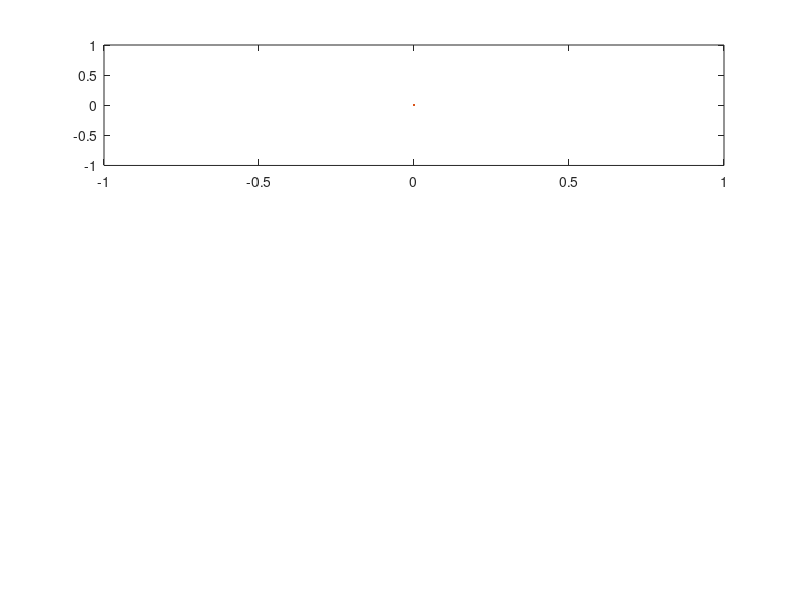

Reproduce this figure in MATLAB. (Note: this script raises an error after producing the figure.)
function output_data = RunRobot()
%     % RETRIEVING OPTIMAL TRAJECTORIES
%     Nz = 18; % time horizon
     q_data = load('./data/optimal_angles.mat');
     optimal_q = q_data.optimal_angles;
     dq_data = load('./data/optimal_angular_velocities.mat');
     optimal_dq = dq_data.optimal_angular_velocities;
     torque_data = load('./data/optimal_torques.mat');
     optimal_torques = torque_data.optimal_torques;


    % INITIALIZING PLOTS
    figure(1); clf; % Angles plots
    a3 = subplot(311)
    h3 = plot(0,0,0,0);
    h3(1).XData = [];
    h3(2).XData = [];
    h3(1).YData = [];
    h3(2).YData = [];
    ylabel('q2 [rad]');
    legend('True $q_2$', 'Desired $q_2$', 'Interpreter', 'latex', 'FontSize', 14);
    title('Hip angle');

    a4 = subplot(312)
    h4 = plot(0,0,0,0);
    h4(1).XData = [];
    h4(2).XData = [];
    h4(1).YData = [];
    h4(2).YData = [];
    ylabel('q3 [rad]');
    legend('True $q_3$', 'Desired $q_3$', 'Interpreter', 'latex', 'FontSize', 14);
    title('Knee angle');

    a5 = subplot(313)
    h5 = plot(0,0,0,0);
    h5(1).XData = [];
    h5(2).XData = [];
    h5(1).YData = [];
    h5(2).YData = [];
    ylabel('q4 [rad]');
    legend('True $q_4$', 'Desired $q_4$', 'Interpreter', 'latex','FontSize', 14);
    title('Shoulder angle');


    figure(2); clf; % Torque plots
    a6 = subplot(311)
    h6 = plot(0,0);
    h6.XData = [];
    h6.YData = [];
    ylabel('$\tau_2$ [Nm]', 'Interpreter', 'latex', 'FontSize', 14);
    legend('True $\tau_2$', 'Interpreter', 'latex', 'FontSize', 14);
    title('Hip torque');

    a7 = subplot(312)
    h7 = plot(0,0);
    h7.XData = [];
    h7.YData = [];
    ylabel('$\tau_3$ [Nm]', 'Interpreter', 'latex', 'FontSize', 14);
    legend('True $\tau_3$', 'Desired $\tau_3$', 'Interpreter', 'latex', 'FontSize', 14);
    title('Knee torque');

    a8 = subplot(313)
    h8 = plot(0,0);
    h8.XData = [];
    h8.YData = [];
    ylabel('$\tau_4$ [Nm]', 'Interpreter', 'latex', 'FontSize', 14);
    legend('True $\tau_4$', 'Desired $\tau_4$', 'Interpreter', 'latex', 'FontSize', 14);
    title('Shoulder torque');

    figure(3); clf; % Foot position and foot velocity plots
    a9 = subplot(311)
    h9 = plot(0,0,0,0);
    h9(1).XData = [];
    h9(2).XData = [];
    h9(1).YData = [];
    h9(2).YData = [];
    ylabel('z [m]', 'FontSize', 14);
    legend('True z', 'Desired z', 'Interpreter', 'latex', 'FontSize', 14);
    title('Foot vertical position');

    a10 = subplot(312)
    h10 = plot(0,0,0,0);
    h10(1).XData = [];
    h10(2).XData = [];
    h10(1).YData = [];
    h10(2).YData = [];
    ylabel('x [m]', 'FontSize', 14);
    legend('True x', 'Desired x', 'Interpreter', 'latex', 'FontSize', 14);
    title('Foot horizontal position');

    a11 = subplot(313)
    h11 = plot(0,0,0,0);
    h11(1).XData = [];
    h11(2).XData = [];
    h11(1).YData = [];
    h11(2).YData = [];
    ylabel('v [m/s]', 'FontSize', 14);
    legend('True velocity', 'Desired velocity',  'Interpreter', 'latex', 'FontSize', 14);
    title('Foot velocity');



    frdm_ip  = '192.168.1.100';     % Nucleo board ip
    frdm_port= 11223;               % Nucleo board port  
    params.callback = @(new_data)my_callback(new_data, optimal_q, optimal_dq, optimal_torques); % callback function
    params.timeout  = 2;            % end of experiment timeout

    function my_callback(new_data, optimal_q, optimal_dq, optimal_torques)
        % Parse new data
        t = new_data(:,1);          % time

        N = length(t); % N is the length of the block of new data

%         h1(1).XData(end+1:end+N) = t;
%         h1(2).XData(end+1:end+N) = t;
%         h2(1).XData(end+1:end+N) = t;
%         h2(2).XData(end+1:end+N) = t;
        h3(1).XData(end+1:end+N) = t;
        h3(2).XData(end+1:end+N) = t;
        h4(1).XData(end+1:end+N) = t;
        h4(2).XData(end+1:end+N) = t;
        h5(1).XData(end+1:end+N) = t;
        h5(2).XData(end+1:end+N) = t;
        h6.XData(end+1:end+N) = t;
        h7.XData(end+1:end+N) = t;
        h8.XData(end+1:end+N) = t;
        h9(1).XData(end+1:end+N) = t;
        h9(2).XData(end+1:end+N) = t;
        h10(1).XData(end+1:end+N) = t;
        h10(2).XData(end+1:end+N) = t;
        h11(1).XData(end+1:end+N) = t;
        h11(2).XData(end+1:end+N) = t;
        
        dt = 0.03;
        t_idx = floor(t/dt)+1;

        q1 = new_data(:,2);         % q1
        dq1 = new_data(:,3);        % omega_1

        q2 = -new_data(:,4);        % q2
        q2_des = new_data(:,5);     % q2 desired
        dq2 = -new_data(:,6);       % omega2
        dq2_des = new_data(:,7);    % omega2 desired

        q3 = new_data(:,8);         % q3
        q3_des = new_data(:,9);     % q3 desired
        dq3 = new_data(:,10);       % omega3
        dq3_des = new_data(:,11);   % omega3 desired

        q4 = new_data(:,12);        % q4
        q4_des = new_data(:,13);    % q4 desired
        dq4 = new_data(:,14);       % omega4
        dq4_des = new_data(:,15);   % omega4 desired

        tau2 = new_data(:,16);      % tau_2
        tau3 = new_data(:,17);      % tau_3
        tau4 = new_data(:,18);      % tau_4

        if (max(t_idx) > 16)
            q1_des = zeros(1,N);
            dq1_des = zeros(1,N);
            tau2_des = zeros(1,N);
            tau3_des = zeros(1,N);
            tau4_des = zeros(1,N);
        else
            q1_des = optimal_q(1,t_idx);
            dq1_des = optimal_dq(1,t_idx);
            tau2_des = optimal_torques(1,t_idx);
            tau3_des = optimal_torques(2,t_idx);
            tau4_des = optimal_torques(3,t_idx);
        end

        p = parameters();
        z = [q1 q2 q3 q4 dq1 dq2 dq3 dq4]';
        r_foot = position_foot_and_arm(z,p); % will be a block of size N with three rows (x,y,z) 
        v_foot = velocity_foot_and_arm(z,p);

        z_des = [q1_des' q2_des q3_des q4_des dq1_des' dq2_des dq3_des dq4_des]';
        r_foot_des = position_foot_and_arm(z_des,p);
        v_foot_des = velocity_foot_and_arm(z_des,p);

        h3(1).YData(end+1:end+N) = q2;
        h3(2).YData(end+1:end+N) = q2_des;
        
        h4(1).YData(end+1:end+N) = q3;
        h4(2).YData(end+1:end+N) = q3_des;

        h5(1).YData(end+1:end+N) = q4;
        h5(2).YData(end+1:end+N) = q4_des;

        h6.YData(end+1:end+N) = tau2;

        h7.YData(end+1:end+N) = tau3;

        h8.YData(end+1:end+N) = tau4;
        % True/desired z position
        h9(1).YData(end+1:end+N) = r_foot(2,:);
        h9(2).YData(end+1:end+N) = r_foot_des(2,:);

        % True/desired x position
        h10(1).YData(end+1:end+N) = r_foot(1,:);
        h10(2).YData(end+1:end+N) = r_foot_des(1,:);
        
        % True / desired z-position of foot
        h11(1).YData(end+1:end+N) = v_foot(2,:);
        h11(2).YData(end+1:end+N) = v_foot_des(2,:);
    end
    
    % INIT PARAMS
    start_period = 0;
    traj_period = 0.5;
    end_period = 1;

    q0 = [0 0 0 pi];

    K = [0.68 2 2];
    D = [0.27 0.3 0.3];
    duty_max = 1;

    input = [start_period traj_period end_period q0 K D duty_max];
    input = [input reshape(optimal_q(2:end,:), 1, [])]; %ignoring q1_des
    input = [input reshape(optimal_dq(2:end,:), 1, [])]; %ignoring dq1_des
    output_size = 18; %23;

    output_data = RunExperiment(frdm_ip,frdm_port,input,output_size,params);
    linkaxes([a3 a4 a5],'x');
    linkaxes([a6 a7 a8],'x');
    linkaxes([a9 a10 a11],'x');

    q1_out= output_data(:,2)';
    q2_out= output_data(:,4)';
    q3_out= output_data(:,8)';
    q4_out= output_data(:,12)';
    dq1_out= output_data(:,3)';
    dq2_out= output_data(:,6)';
    dq3_out= output_data(:,10)';
    dq4_out= output_data(:,14)';
    z_out= [q1_out;q2_out;q3_out;q4_out;dq1_out;dq2_out;dq3_out;dq4_out];
    tau2_out = output_data(:,16);
    tau3_out = output_data(:,17);
    tau4_out = output_data(:,18);
    tau_out=[tau2_out;tau3_out;tau4_out];
    compute_results(z_out,parameters(),tau_out);
end
